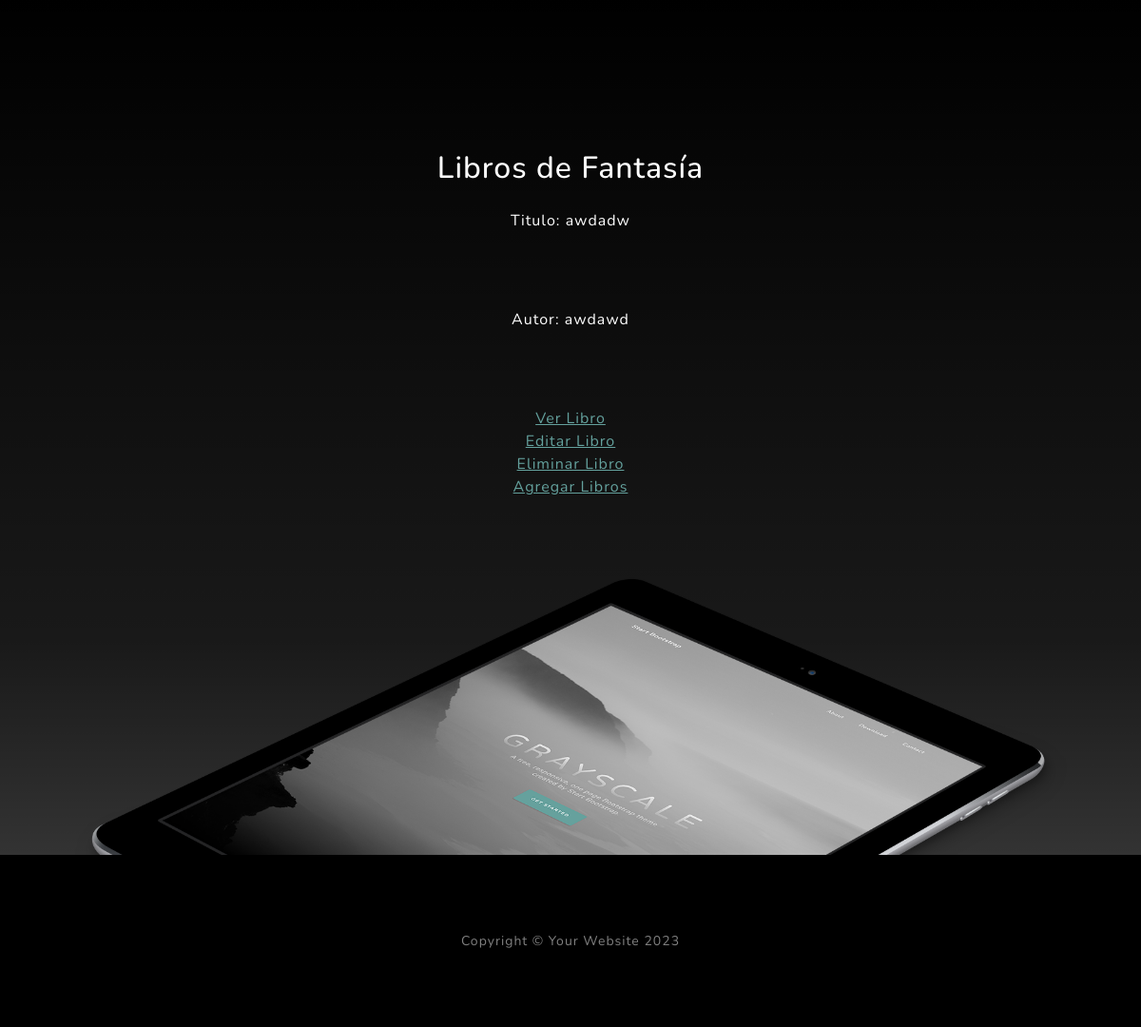
/AppCoder/fantasia/list/ (signed in, lower part), run on an earlier commit of the app's database.
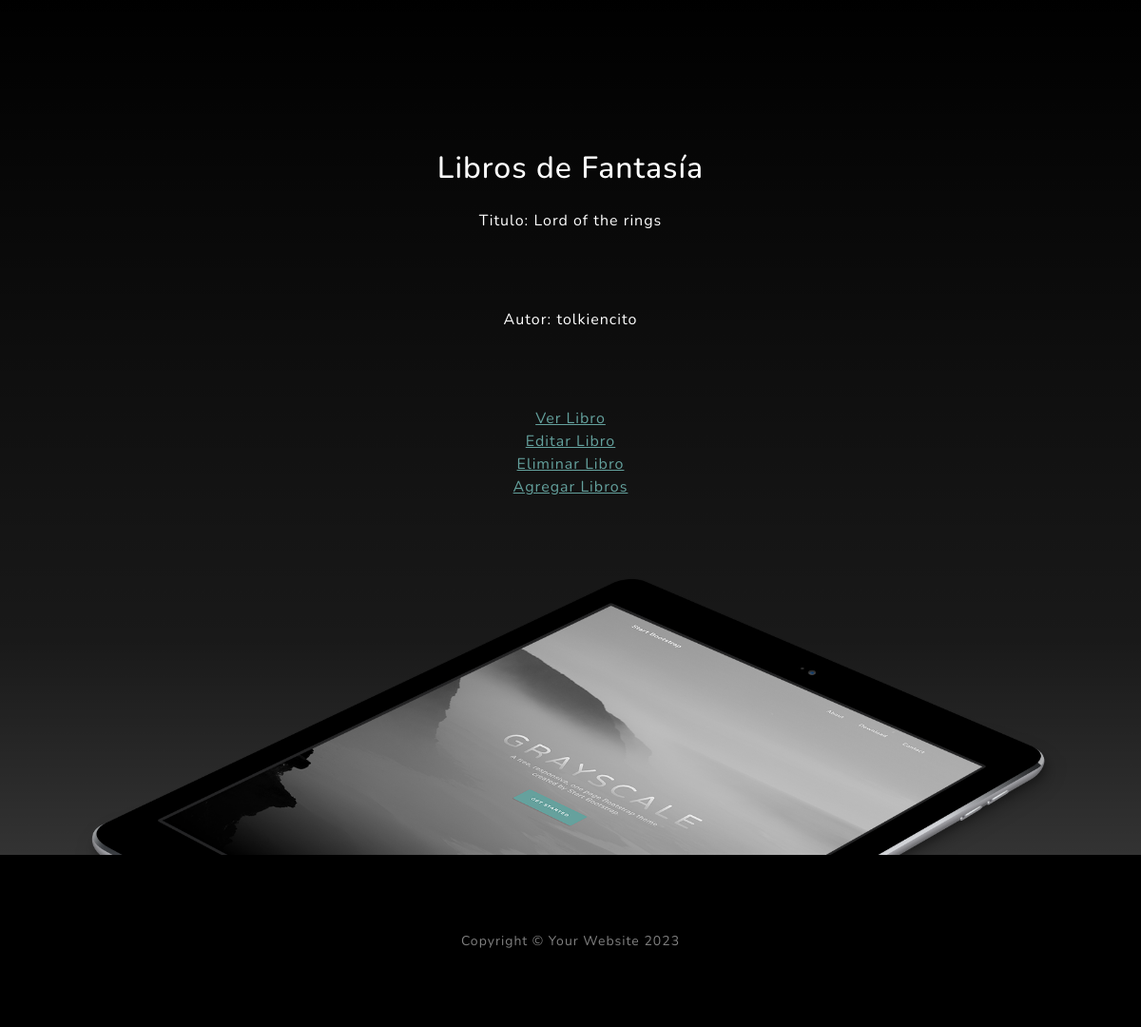
And on a later commit of the database.
### AppCoder/models.py (models this page shows, shortened)
class Fantasia(models.Model):
    libro = models.CharField(max_length=60)
    autor = models.CharField(max_length=60)
    year = models.IntegerField()

### AppCoder/views.py (the view)
# urls.py: path("fantasia/list/", ListaFantasia.as_view(), name="FantasiaLeer"),
class ListaFantasia(LoginRequiredMixin, ListView):
    model = Fantasia

### AppCoder/templates/AppCoder/fantasia_list.html (shortened to what this page needs)
{% extends "AppCoder/padre.html" %}
{% load static %}
{% block descripcion %}
Libros de Fantasía
{% endblock %}
{% block form %}
{% for fantasia in object_list %}
<p>Titulo: {{fantasia.libro}}</p>
<p>Autor: {{fantasia.autor}}</p>
<a href="{% url 'FantasiaDetalle' fantasia.id %}"> Ver Libro  </a>
<br>
<a href="{% url 'FantasiaActualizar' fantasia.id %}"> Editar Libro  </a>
<br>
<a href="{% url 'FantasiaBorrar' fantasia.id %}"> Eliminar Libro  </a>
<br>
{% endfor  %}
<a href="{% url 'FantasiaCrear' %}"> Agregar Libros  </a>
{% endblock %}

What changed in the data, as far as the page shows it:
removed Fantasia: libro "awdadw", autor "awdawd"
added Fantasia: libro "Lord of the rings", autor "tolkiencito"
